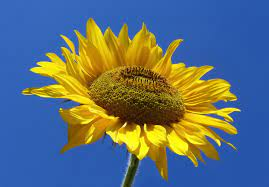
#> input picture dane/mleczyk.jpg, 269 x 187 px
$ python zad5.py   (older library calls are emulated)
#> lines starting #> are read from the running program, lines starting #| are printed output that depends on the picture
import cv2
import numpy as np
from matplotlib import pyplot as plt


def showImage(image, title):
    fix, ax = plt.subplots(ncols=1, nrows=1, figsize=(15, 15))
    ax.imshow(image)
    ax.set_title(title)
    plt.show()


# Zadanie 5
image = cv2.imread("dane/mleczyk.jpg")
#> image is the input picture: shape (187, 269, 3); mean B, G, R 118.5, 110.9, 94
grayImage = cv2.imread("dane/malpa.jpg")
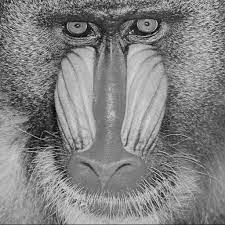
#> input picture dane/malpa.jpg, 225 x 225 px
#> grayImage is the input picture: shape (225, 225, 3); min 0, max 235, mean 129.9

image = cv2.cvtColor(image, cv2.COLOR_BGR2RGB)

showImage(image, "Original")
showImage(grayImage, "Obrazek")

fig, ax = plt.subplots(ncols=1, nrows=1, figsize=(15, 4))
ax.hist(grayImage.ravel(), bins=256, range=(0, 255), color='black')
plt.show()
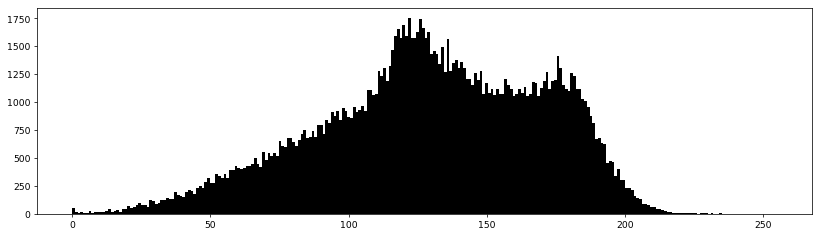
#> figure drawn by matplotlib, 1 panel; tallest bar 1752 high, from x = 121.5 to 122.5

#> (the run stopped early here; a loop or call above may not have finished)
